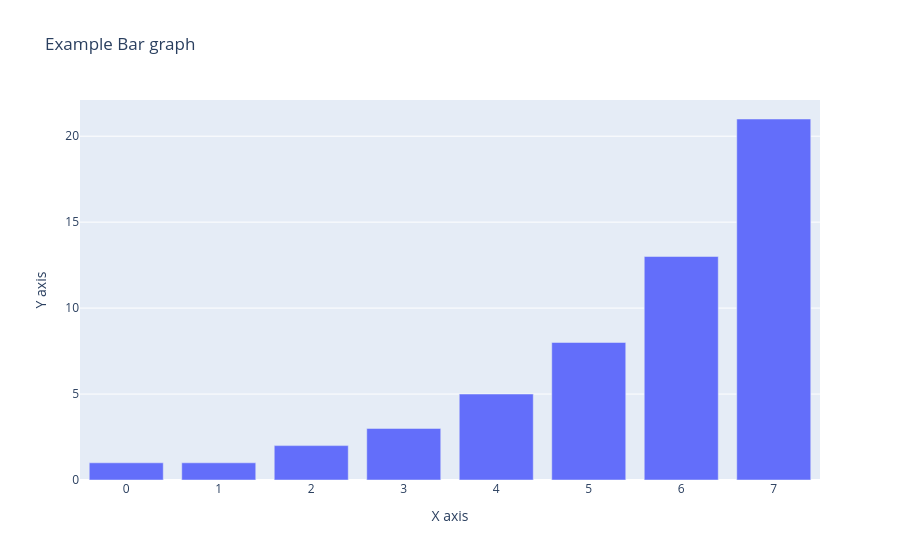

Notebook source saved alongside this figure:
### Markdown cell above
With px.bar, each row of the DataFrame is represented as a rectangular mark. Customization documentation can be found [here](https://plotly.com/python/styling-plotly-express/). 

Every visualization created with plotly offers interactivy right away. If you hover over the bars a tooltip with information appears. Also, on the top right corner there are multiple option to zoom, pan, select, and more! You can even download a png version of the visualization. Try it yourself!

### Code cell
px.bar(y=[1, 1, 2, 3, 5, 8, 13, 21], title = "Example Bar graph", labels = {"x":"X axis", "y":"Y axis"})

### Figure 1 — Plotly figure (JSON) as saved in the notebook; plotly's stock layout.template omitted (floating-point values rounded to 4 significant figures)
{"data": [{"hovertemplate": "X axis=%{x}<br>Y axis=%{y}<extra></extra>", "legendgroup": "", "marker": {"color": "#636efa", "pattern": {"shape": ""}}, "name": "", "orientation": "v", "showlegend": false, "textposition": "auto", "type": "bar", "x": [0, 1, 2, 3, 4, 5, 6, 7], "xaxis": "x", "y": [1, 1, 2, 3, 5, 8, 13, 21], "yaxis": "y"}], "layout": {"barmode": "relative", "legend": {"tracegroupgap": 0}, "title": {"text": "Example Bar graph"}, "xaxis": {"anchor": "y", "domain": [0, 1], "title": {"text": "X axis"}}, "yaxis": {"anchor": "x", "domain": [0, 1], "title": {"text": "Y axis"}}}}
